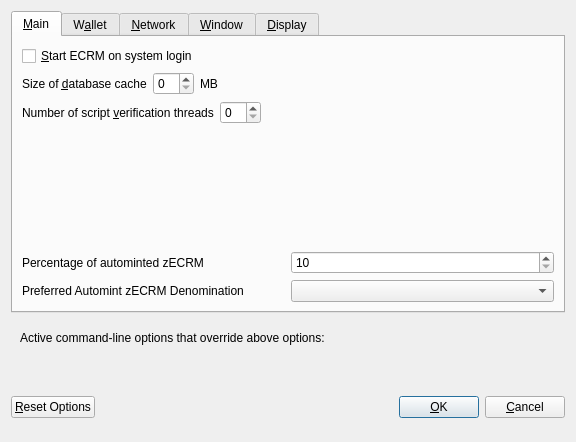
<?xml version="1.0" encoding="UTF-8"?>
<ui version="4.0">
 <class>OptionsDialog</class>
 <widget class="QDialog" name="OptionsDialog">
  <property name="geometry">
   <rect>
    <x>0</x>
    <y>0</y>
    <width>576</width>
    <height>442</height>
   </rect>
  </property>
  <property name="windowTitle">
   <string>Options</string>
  </property>
  <property name="modal">
   <bool>true</bool>
  </property>
  <layout class="QVBoxLayout" name="verticalLayout">
   <item>
    <widget class="QTabWidget" name="tabWidget">
     <property name="currentIndex">
      <number>0</number>
     </property>
     <widget class="QWidget" name="tabMain">
      <attribute name="title">
       <string>&amp;Main</string>
      </attribute>
      <layout class="QVBoxLayout" name="verticalLayout_Main">
       <item>
        <widget class="QCheckBox" name="bitcoinAtStartup">
         <property name="toolTip">
          <string>Automatically start ECRM after logging in to the system.</string>
         </property>
         <property name="text">
          <string>&amp;Start ECRM on system login</string>
         </property>
        </widget>
       </item>
       <item>
        <layout class="QHBoxLayout" name="horizontalLayout_2_Main">
         <item>
          <widget class="QLabel" name="databaseCacheLabel">
           <property name="text">
            <string>Size of &amp;database cache</string>
           </property>
           <property name="textFormat">
            <enum>Qt::PlainText</enum>
           </property>
           <property name="buddy">
            <cstring>databaseCache</cstring>
           </property>
          </widget>
         </item>
         <item>
          <widget class="QSpinBox" name="databaseCache"/>
         </item>
         <item>
          <widget class="QLabel" name="databaseCacheUnitLabel">
           <property name="text">
            <string>MB</string>
           </property>
           <property name="textFormat">
            <enum>Qt::PlainText</enum>
           </property>
          </widget>
         </item>
         <item>
          <spacer name="horizontalSpacer_2_Main">
           <property name="orientation">
            <enum>Qt::Horizontal</enum>
           </property>
           <property name="sizeHint" stdset="0">
            <size>
             <width>40</width>
             <height>20</height>
            </size>
           </property>
          </spacer>
         </item>
        </layout>
       </item>
       <item>
        <layout class="QHBoxLayout" name="horizontalLayout_3_Main">
         <item>
          <widget class="QLabel" name="threadsScriptVerifLabel">
           <property name="text">
            <string>Number of script &amp;verification threads</string>
           </property>
           <property name="textFormat">
            <enum>Qt::PlainText</enum>
           </property>
           <property name="buddy">
            <cstring>threadsScriptVerif</cstring>
           </property>
          </widget>
         </item>
         <item>
          <widget class="QSpinBox" name="threadsScriptVerif">
           <property name="toolTip">
            <string>(0 = auto, &lt;0 = leave that many cores free)</string>
           </property>
          </widget>
         </item>
         <item>
          <spacer name="horizontalSpacer_3_Main">
           <property name="orientation">
            <enum>Qt::Horizontal</enum>
           </property>
           <property name="sizeHint" stdset="0">
            <size>
             <width>40</width>
             <height>20</height>
            </size>
           </property>
          </spacer>
         </item>
        </layout>
       </item>
       <item>
        <spacer name="verticalSpacer_2">
         <property name="orientation">
          <enum>Qt::Vertical</enum>
         </property>
         <property name="sizeHint" stdset="0">
          <size>
           <width>20</width>
           <height>40</height>
          </size>
         </property>
        </spacer>
       </item>
       <item>
        <layout class="QHBoxLayout" name="horizontalLayout_3">
         <item>
          <widget class="QLabel" name="percentage_label">
           <property name="toolTip">
            <string>Percentage of incoming ECRM which get automatically converted to zECRM via Zerocoin Protocol (min: 10%)</string>
           </property>
           <property name="text">
            <string>Percentage of autominted zECRM</string>
           </property>
          </widget>
         </item>
         <item>
          <widget class="QSpinBox" name="zeromintPercentage">
           <property name="minimum">
            <number>10</number>
           </property>
           <property name="maximum">
            <number>100</number>
           </property>
          </widget>
         </item>
        </layout>
       </item>
       <item>
        <layout class="QHBoxLayout" name="horizontalLayout" stretch="0,0">
         <property name="sizeConstraint">
          <enum>QLayout::SetFixedSize</enum>
         </property>
         <item>
          <widget class="QLabel" name="labelPreferredDenom">
           <property name="maximumSize">
            <size>
             <width>16777215</width>
             <height>16777215</height>
            </size>
           </property>
           <property name="toolTip">
            <string>Wait with automatic conversion to Zerocoin until enough ECRM for this denomination is available</string>
           </property>
           <property name="text">
            <string>Preferred Automint zECRM Denomination</string>
           </property>
          </widget>
         </item>
         <item>
          <widget class="QComboBox" name="preferredDenom">
           <property name="maximumSize">
            <size>
             <width>16777215</width>
             <height>27</height>
            </size>
           </property>
           <property name="toolTip">
            <string>Wait with automatic conversion to Zerocoin until enough ECRM for this denomination is available</string>
           </property>
           <property name="maxVisibleItems">
            <number>9</number>
           </property>
           <property name="maxCount">
            <number>9</number>
           </property>
          </widget>
         </item>
        </layout>
       </item>
      </layout>
     </widget>
     <widget class="QWidget" name="tabWallet">
      <attribute name="title">
       <string>W&amp;allet</string>
      </attribute>
      <layout class="QVBoxLayout" name="verticalLayout_Wallet">
       <item>
        <widget class="QGroupBox" name="groupBox">
         <property name="title">
          <string>Expert</string>
         </property>
         <layout class="QVBoxLayout" name="verticalLayout_2">
          <item>
           <widget class="QCheckBox" name="coinControlFeatures">
            <property name="toolTip">
             <string>Whether to show coin control features or not.</string>
            </property>
            <property name="text">
             <string>Enable coin &amp;control features</string>
            </property>
           </widget>
          </item>
          <item>
           <widget class="QCheckBox" name="showMasternodesTab">
            <property name="toolTip">
             <string>Show additional tab listing all your masternodes in first sub-tab&lt;br/&gt;and all masternodes on the network in second sub-tab.</string>
            </property>
            <property name="text">
             <string>Show Masternodes Tab</string>
            </property>
           </widget>
          </item>
          <item>
           <widget class="QCheckBox" name="spendZeroConfChange">
            <property name="toolTip">
             <string>If you disable the spending of unconfirmed change, the change from a transaction&lt;br/&gt;cannot be used until that transaction has at least one confirmation.&lt;br/&gt;This also affects how your balance is computed.</string>
            </property>
            <property name="text">
             <string>&amp;Spend unconfirmed change</string>
            </property>
           </widget>
          </item>
         </layout>
        </widget>
       </item>
       <item>
        <spacer name="verticalSpacer_Wallet">
         <property name="orientation">
          <enum>Qt::Vertical</enum>
         </property>
         <property name="sizeHint" stdset="0">
          <size>
           <width>20</width>
           <height>40</height>
          </size>
         </property>
        </spacer>
       </item>
      </layout>
     </widget>
     <widget class="QWidget" name="tabNetwork">
      <attribute name="title">
       <string>&amp;Network</string>
      </attribute>
      <layout class="QVBoxLayout" name="verticalLayout_Network">
       <item>
        <widget class="QCheckBox" name="mapPortUpnp">
         <property name="toolTip">
          <string>Automatically open the ECRM client port on the router. This only works when your router supports UPnP and it is enabled.</string>
         </property>
         <property name="text">
          <string>Map port using &amp;UPnP</string>
         </property>
        </widget>
       </item>
       <item>
        <widget class="QCheckBox" name="allowIncoming">
         <property name="toolTip">
          <string>Accept connections from outside</string>
         </property>
         <property name="text">
          <string>Allow incoming connections</string>
         </property>
        </widget>
       </item>
       <item>
        <widget class="QCheckBox" name="connectSocks">
         <property name="toolTip">
          <string>Connect to the ECRM network through a SOCKS5 proxy.</string>
         </property>
         <property name="text">
          <string>&amp;Connect through SOCKS5 proxy (default proxy):</string>
         </property>
        </widget>
       </item>
       <item>
        <layout class="QHBoxLayout" name="horizontalLayout_1_Network">
         <item>
          <widget class="QLabel" name="proxyIpLabel">
           <property name="text">
            <string>Proxy &amp;IP:</string>
           </property>
           <property name="textFormat">
            <enum>Qt::PlainText</enum>
           </property>
           <property name="buddy">
            <cstring>proxyIp</cstring>
           </property>
          </widget>
         </item>
         <item>
          <widget class="QValidatedLineEdit" name="proxyIp">
           <property name="minimumSize">
            <size>
             <width>140</width>
             <height>0</height>
            </size>
           </property>
           <property name="maximumSize">
            <size>
             <width>140</width>
             <height>16777215</height>
            </size>
           </property>
           <property name="toolTip">
            <string>IP address of the proxy (e.g. IPv4: 127.0.0.1 / IPv6: ::1)</string>
           </property>
          </widget>
         </item>
         <item>
          <widget class="QLabel" name="proxyPortLabel">
           <property name="text">
            <string>&amp;Port:</string>
           </property>
           <property name="textFormat">
            <enum>Qt::PlainText</enum>
           </property>
           <property name="buddy">
            <cstring>proxyPort</cstring>
           </property>
          </widget>
         </item>
         <item>
          <widget class="QLineEdit" name="proxyPort">
           <property name="minimumSize">
            <size>
             <width>55</width>
             <height>0</height>
            </size>
           </property>
           <property name="maximumSize">
            <size>
             <width>55</width>
             <height>16777215</height>
            </size>
           </property>
           <property name="toolTip">
            <string>Port of the proxy (e.g. 9050)</string>
           </property>
          </widget>
         </item>
         <item>
          <spacer name="horizontalSpacer_1_Network">
           <property name="orientation">
            <enum>Qt::Horizontal</enum>
           </property>
           <property name="sizeHint" stdset="0">
            <size>
             <width>40</width>
             <height>20</height>
            </size>
           </property>
          </spacer>
         </item>
        </layout>
       </item>
       <item>
        <spacer name="verticalSpacer_Network">
         <property name="orientation">
          <enum>Qt::Vertical</enum>
         </property>
         <property name="sizeHint" stdset="0">
          <size>
           <width>20</width>
           <height>40</height>
          </size>
         </property>
        </spacer>
       </item>
      </layout>
     </widget>
     <widget class="QWidget" name="tabWindow">
      <attribute name="title">
       <string>&amp;Window</string>
      </attribute>
      <layout class="QVBoxLayout" name="verticalLayout_Window">
       <item>
        <widget class="QCheckBox" name="minimizeToTray">
         <property name="toolTip">
          <string>Show only a tray icon after minimizing the window.</string>
         </property>
         <property name="text">
          <string>&amp;Minimize to the tray instead of the taskbar</string>
         </property>
        </widget>
       </item>
       <item>
        <widget class="QCheckBox" name="minimizeOnClose">
         <property name="toolTip">
          <string>Minimize instead of exit the application when the window is closed. When this option is enabled, the application will be closed only after selecting Quit in the menu.</string>
         </property>
         <property name="text">
          <string>M&amp;inimize on close</string>
         </property>
        </widget>
       </item>
       <item>
        <spacer name="verticalSpacer_Window">
         <property name="orientation">
          <enum>Qt::Vertical</enum>
         </property>
         <property name="sizeHint" stdset="0">
          <size>
           <width>20</width>
           <height>40</height>
          </size>
         </property>
        </spacer>
       </item>
      </layout>
     </widget>
     <widget class="QWidget" name="tabDisplay">
      <attribute name="title">
       <string>&amp;Display</string>
      </attribute>
      <layout class="QVBoxLayout" name="verticalLayout_Display">
       <item>
        <layout class="QHBoxLayout" name="horizontalLayout_1_Display">
         <item>
          <widget class="QLabel" name="langLabel">
           <property name="text">
            <string>User Interface &amp;language:</string>
           </property>
           <property name="textFormat">
            <enum>Qt::PlainText</enum>
           </property>
           <property name="buddy">
            <cstring>lang</cstring>
           </property>
          </widget>
         </item>
         <item>
          <widget class="QValueComboBox" name="lang">
           <property name="toolTip">
            <string>The user interface language can be set here. This setting will take effect after restarting ECRM.</string>
           </property>
          </widget>
         </item>
        </layout>
       </item>
       <item>
        <widget class="QLabel" name="label_3">
         <property name="toolTip">
          <string notr="true"/>
         </property>
         <property name="statusTip">
          <string notr="true"/>
         </property>
         <property name="whatsThis">
          <string notr="true"/>
         </property>
         <property name="accessibleName">
          <string notr="true"/>
         </property>
         <property name="text">
          <string>Language missing or translation incomplete? Help contributing translations here:
https://www.transifex.com/ecoreumcoin-project/ecoreumcoin-project-translations</string>
         </property>
         <property name="wordWrap">
          <bool>true</bool>
         </property>
         <property name="openExternalLinks">
          <bool>true</bool>
         </property>
         <property name="textInteractionFlags">
          <set>Qt::TextBrowserInteraction</set>
         </property>
        </widget>
       </item>
       <item>
        <layout class="QHBoxLayout" name="horizontalLayout_4_Display" stretch="0,0">
         <item>
          <widget class="QLabel" name="themeLabel">
           <property name="text">
            <string>User Interface Theme:</string>
           </property>
          </widget>
         </item>
         <item>
          <widget class="QValueComboBox" name="theme"/>
         </item>
        </layout>
       </item>
       <item>
        <widget class="Line" name="line">
         <property name="orientation">
          <enum>Qt::Horizontal</enum>
         </property>
        </widget>
       </item>
       <item>
        <layout class="QHBoxLayout" name="horizontalLayout_2_Display">
         <item>
          <widget class="QLabel" name="unitLabel">
           <property name="text">
            <string>&amp;Unit to show amounts in:</string>
           </property>
           <property name="textFormat">
            <enum>Qt::PlainText</enum>
           </property>
           <property name="buddy">
            <cstring>unit</cstring>
           </property>
          </widget>
         </item>
         <item>
          <widget class="QValueComboBox" name="unit">
           <property name="toolTip">
            <string>Choose the default subdivision unit to show in the interface and when sending coins.</string>
           </property>
          </widget>
         </item>
        </layout>
       </item>
       <item>
        <layout class="QHBoxLayout" name="horizontalLayout_5_Display">
         <item>
          <widget class="QLabel" name="digitsLabel">
           <property name="text">
            <string>Decimal digits</string>
           </property>
          </widget>
         </item>
         <item>
          <widget class="QValueComboBox" name="digits"/>
         </item>
        </layout>
       </item>
       <item>
        <layout class="QHBoxLayout" name="horizontalLayout_3_Display">
         <item>
          <widget class="QLabel" name="thirdPartyTxUrlsLabel">
           <property name="toolTip">
            <string>Third party URLs (e.g. a block explorer) that appear in the transactions tab as context menu items. %s in the URL is replaced by transaction hash. Multiple URLs are separated by vertical bar |.</string>
           </property>
           <property name="text">
            <string>Third party transaction URLs</string>
           </property>
           <property name="buddy">
            <cstring>thirdPartyTxUrls</cstring>
           </property>
          </widget>
         </item>
         <item>
          <widget class="QLineEdit" name="thirdPartyTxUrls">
           <property name="toolTip">
            <string>Third party URLs (e.g. a block explorer) that appear in the transactions tab as context menu items. %s in the URL is replaced by transaction hash. Multiple URLs are separated by vertical bar |.</string>
           </property>
          </widget>
         </item>
        </layout>
       </item>
       <item>
        <spacer name="verticalSpacer">
         <property name="orientation">
          <enum>Qt::Vertical</enum>
         </property>
         <property name="sizeHint" stdset="0">
          <size>
           <width>20</width>
           <height>40</height>
          </size>
         </property>
        </spacer>
       </item>
      </layout>
     </widget>
    </widget>
   </item>
   <item>
    <widget class="QFrame" name="frame">
     <layout class="QVBoxLayout" name="verticalLayout_Bottom">
      <item>
       <layout class="QHBoxLayout" name="horizontalLayout_Bottom">
        <item>
         <widget class="QLabel" name="overriddenByCommandLineInfoLabel">
          <property name="text">
           <string>Active command-line options that override above options:</string>
          </property>
          <property name="textFormat">
           <enum>Qt::PlainText</enum>
          </property>
         </widget>
        </item>
        <item>
         <spacer name="horizontalSpacer_Bottom">
          <property name="orientation">
           <enum>Qt::Horizontal</enum>
          </property>
          <property name="sizeHint" stdset="0">
           <size>
            <width>40</width>
            <height>20</height>
           </size>
          </property>
         </spacer>
        </item>
       </layout>
      </item>
      <item>
       <widget class="QLabel" name="overriddenByCommandLineLabel">
        <property name="text">
         <string/>
        </property>
        <property name="textFormat">
         <enum>Qt::PlainText</enum>
        </property>
        <property name="wordWrap">
         <bool>true</bool>
        </property>
       </widget>
      </item>
     </layout>
    </widget>
   </item>
   <item>
    <layout class="QHBoxLayout" name="horizontalLayout_Buttons">
     <item>
      <widget class="QPushButton" name="resetButton">
       <property name="toolTip">
        <string>Reset all client options to default.</string>
       </property>
       <property name="text">
        <string>&amp;Reset Options</string>
       </property>
       <property name="autoDefault">
        <bool>false</bool>
       </property>
      </widget>
     </item>
     <item>
      <spacer name="horizontalSpacer_1">
       <property name="orientation">
        <enum>Qt::Horizontal</enum>
       </property>
       <property name="sizeHint" stdset="0">
        <size>
         <width>40</width>
         <height>48</height>
        </size>
       </property>
      </spacer>
     </item>
     <item>
      <widget class="QLabel" name="statusLabel">
       <property name="minimumSize">
        <size>
         <width>200</width>
         <height>0</height>
        </size>
       </property>
       <property name="font">
        <font>
         <weight>75</weight>
         <bold>true</bold>
        </font>
       </property>
       <property name="text">
        <string/>
       </property>
       <property name="textFormat">
        <enum>Qt::PlainText</enum>
       </property>
       <property name="wordWrap">
        <bool>true</bool>
       </property>
      </widget>
     </item>
     <item>
      <spacer name="horizontalSpacer_2">
       <property name="orientation">
        <enum>Qt::Horizontal</enum>
       </property>
       <property name="sizeHint" stdset="0">
        <size>
         <width>40</width>
         <height>48</height>
        </size>
       </property>
      </spacer>
     </item>
     <item>
      <widget class="QPushButton" name="okButton">
       <property name="text">
        <string>&amp;OK</string>
       </property>
       <property name="autoDefault">
        <bool>false</bool>
       </property>
       <property name="default">
        <bool>true</bool>
       </property>
      </widget>
     </item>
     <item>
      <widget class="QPushButton" name="cancelButton">
       <property name="text">
        <string>&amp;Cancel</string>
       </property>
       <property name="autoDefault">
        <bool>false</bool>
       </property>
      </widget>
     </item>
    </layout>
   </item>
  </layout>
 </widget>
 <customwidgets>
  <customwidget>
   <class>QValidatedLineEdit</class>
   <extends>QLineEdit</extends>
   <header>qvalidatedlineedit.h</header>
  </customwidget>
  <customwidget>
   <class>QValueComboBox</class>
   <extends>QComboBox</extends>
   <header>qvaluecombobox.h</header>
  </customwidget>
 </customwidgets>
 <resources/>
 <connections/>
</ui>
